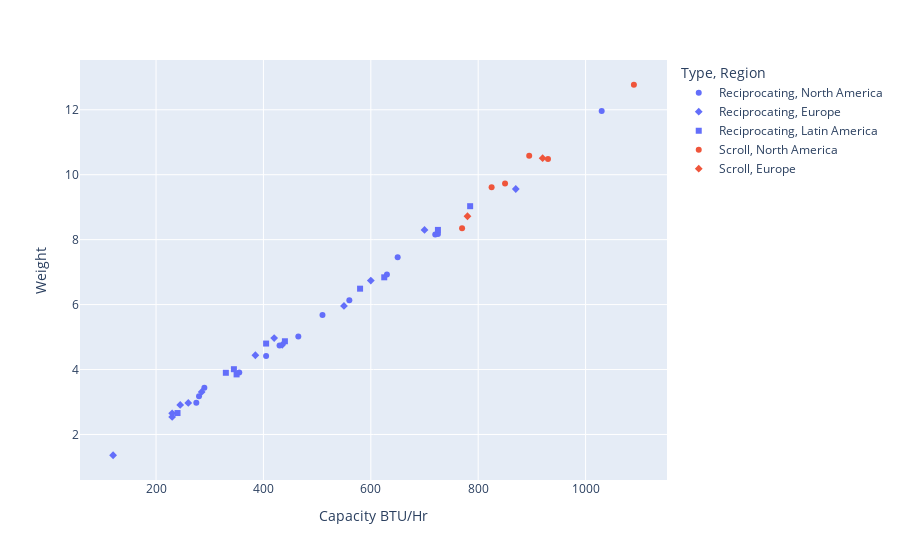

The notebook cell saved with this chart:
### Markdown cell above
### Scatter plot of capacity and weight

### Code cell
fig = px.scatter(dfwhirlpool, x="Capacity BTU/Hr", y="Weight", color="Type", symbol="Region")
fig.show()

### Figure 1 — Plotly figure (JSON) as saved in the notebook; plotly's stock layout.template omitted (floating-point values rounded to 4 significant figures)
{"data": [{"hovertemplate": "Type=Reciprocating<br>Region=North America<br>Capacity BTU/Hr=%{x}<br>Weight=%{y}<extra></extra>", "legendgroup": "Reciprocating, North America", "marker": {"color": "#636efa", "symbol": "circle"}, "mode": "markers", "name": "Reciprocating, North America", "orientation": "v", "showlegend": true, "type": "scatter", "x": [510, 720, 430, 630, 290, 1030, 275, 280, 355, 405, 725, 465, 650, 560], "xaxis": "x", "y": [5.68, 8.16, 4.74, 6.93, 3.44, 11.96, 2.98, 3.18, 3.91, 4.42, 8.17, 5.02, 7.46, 6.13], "yaxis": "y"}, {"hovertemplate": "Type=Reciprocating<br>Region=Europe<br>Capacity BTU/Hr=%{x}<br>Weight=%{y}<extra></extra>", "legendgroup": "Reciprocating, Europe", "marker": {"color": "#636efa", "symbol": "diamond"}, "mode": "markers", "name": "Reciprocating, Europe", "orientation": "v", "showlegend": true, "type": "scatter", "x": [285, 260, 420, 600, 435, 230, 120, 870, 700, 550, 385, 245, 230], "xaxis": "x", "y": [3.31, 2.97, 4.97, 6.74, 4.76, 2.54, 1.36, 9.56, 8.3, 5.96, 4.44, 2.91, 2.65], "yaxis": "y"}, {"hovertemplate": "Type=Reciprocating<br>Region=Latin America<br>Capacity BTU/Hr=%{x}<br>Weight=%{y}<extra></extra>", "legendgroup": "Reciprocating, Latin America", "marker": {"color": "#636efa", "symbol": "square"}, "mode": "markers", "name": "Reciprocating, Latin America", "orientation": "v", "showlegend": true, "type": "scatter", "x": [240, 345, 350, 440, 580, 625, 725, 785, 330, 405], "xaxis": "x", "y": [2.66, 4.01, 3.85, 4.87, 6.49, 6.84, 8.3, 9.03, 3.9, 4.8], "yaxis": "y"}, {"hovertemplate": "Type=Scroll<br>Region=North America<br>Capacity BTU/Hr=%{x}<br>Weight=%{y}<extra></extra>", "legendgroup": "Scroll, North America", "marker": {"color": "#EF553B", "symbol": "circle"}, "mode": "markers", "name": "Scroll, North America", "orientation": "v", "showlegend": true, "type": "scatter", "x": [825, 895, 1090, 930, 850, 770], "xaxis": "x", "y": [9.61, 10.58, 12.77, 10.48, 9.73, 8.35], "yaxis": "y"}, {"hovertemplate": "Type=Scroll<br>Region=Europe<br>Capacity BTU/Hr=%{x}<br>Weight=%{y}<extra></extra>", "legendgroup": "Scroll, Europe", "marker": {"color": "#EF553B", "symbol": "diamond"}, "mode": "markers", "name": "Scroll, Europe", "orientation": "v", "showlegend": true, "type": "scatter", "x": [920, 780], "xaxis": "x", "y": [10.51, 8.72], "yaxis": "y"}], "layout": {"legend": {"title": {"text": "Type, Region"}, "tracegroupgap": 0}, "margin": {"t": 60}, "xaxis": {"anchor": "y", "domain": [0, 1], "title": {"text": "Capacity BTU/Hr"}}, "yaxis": {"anchor": "x", "domain": [0, 1], "title": {"text": "Weight"}}}}
